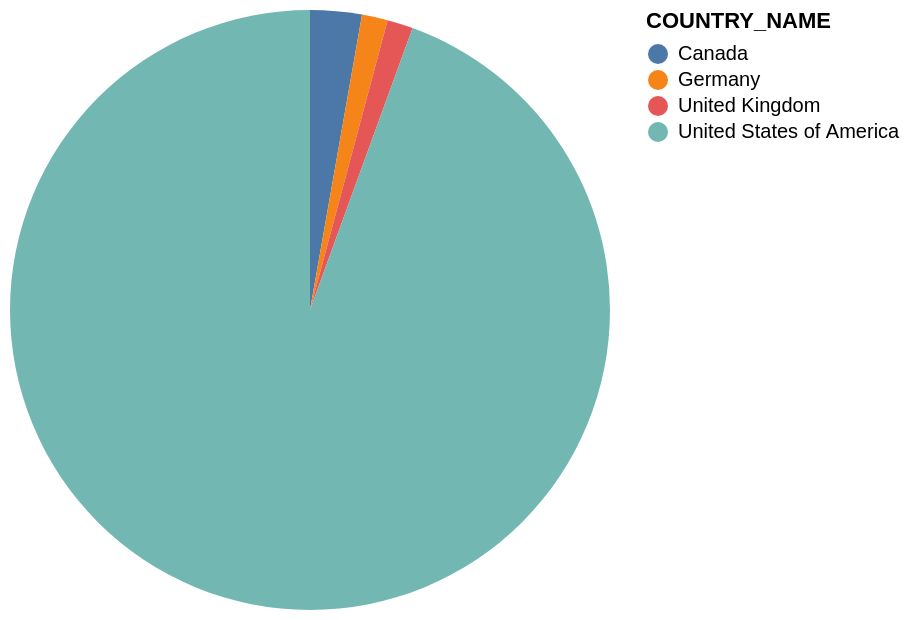

Describe this chart as a Vega-Lite specification.
### Vega-Lite specification from a JSON file in a GitHub repository (floating-point values rounded to 4 significant figures)
{"data": {"values": [{"x_data": "Canada", "y_data": 2}, {"x_data": "Germany", "y_data": 1}, {"x_data": "United Kingdom", "y_data": 1}, {"x_data": "United States of America", "y_data": 68}]}, "mark": "arc", "encoding": {"theta": {"field": "y_data", "type": "quantitative", "title": "COUNT(COUNTRY_NAME)"}, "color": {"field": "x_data", "type": "nominal", "title": "COUNTRY_NAME"}}}
